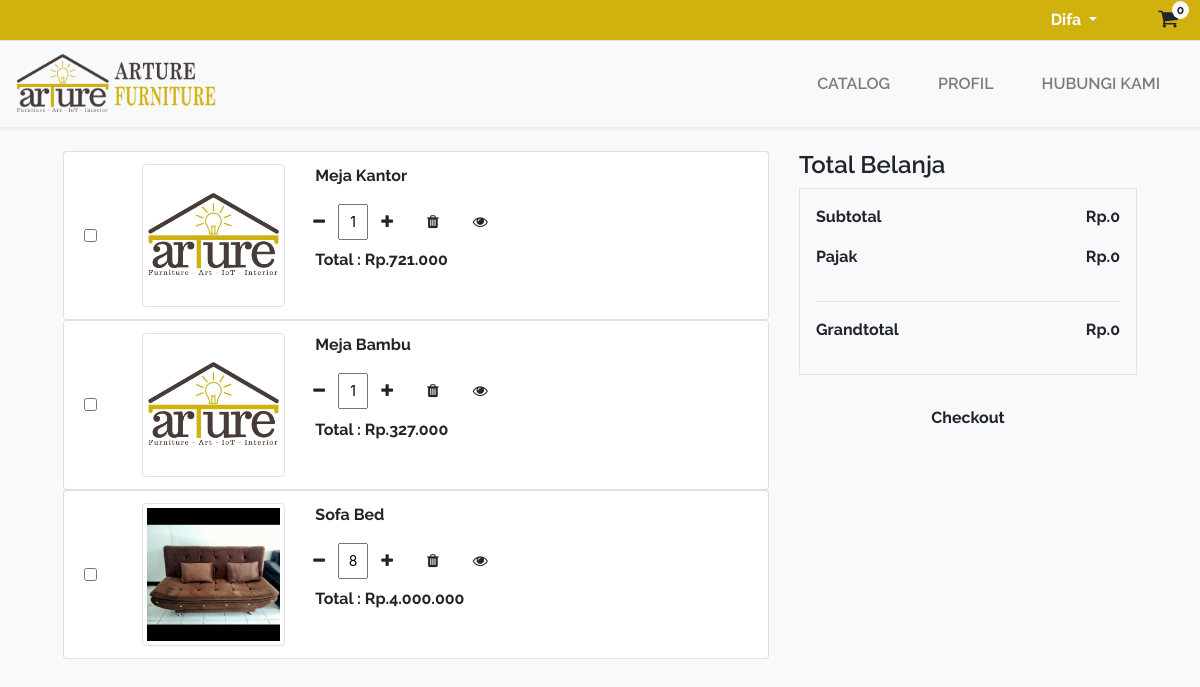
The page /?page=keranjang (signed in) on the database as committed earlier.
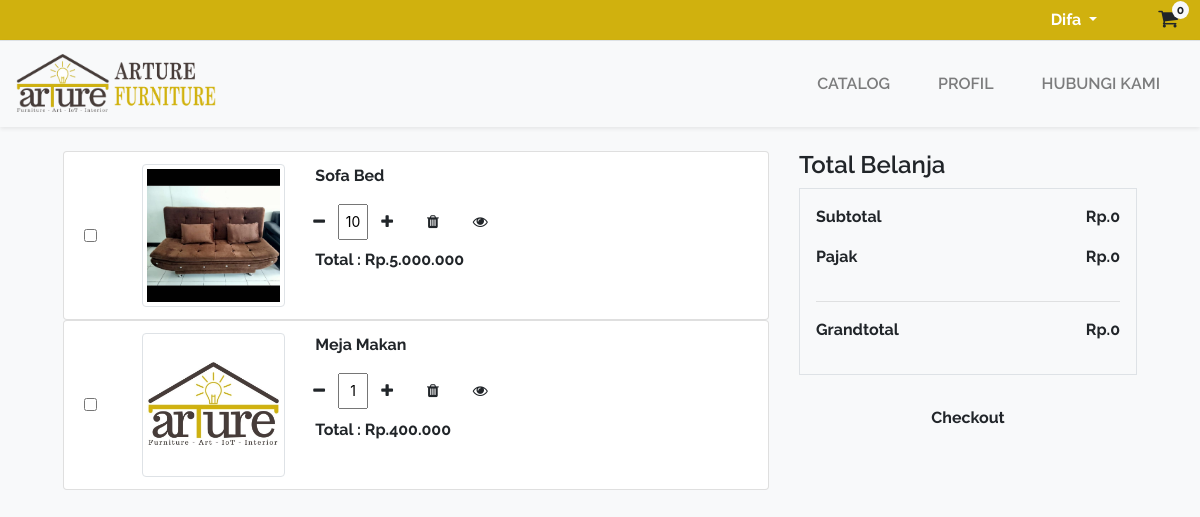
The same page on the database as committed later.
### tables this page shows
CREATE TABLE `keranjang` (
  `id_keranjang` int(11) NOT NULL,
  `id_akun_kostumer` int(11) NOT NULL,
  `id_produk` int(11) NOT NULL,
  `tanggal` datetime NOT NULL,
  `jumlah` smallint(6) NOT NULL
);

CREATE TABLE `produk` (
  `id_produk` int(11) NOT NULL,
  `id_kategori` int(11) NOT NULL,
  `nama_produk` text NOT NULL,
  `harga_produk` text NOT NULL,
  `deskripsi` text NOT NULL,
  `gambar` text DEFAULT 'default.png',
  `tersedia` tinyint(1) NOT NULL DEFAULT 1
);

### app/database.php (called while the page is built, shortened)
<?php
class database
{
    var $hostname = "localhost";
    var $username = "root";
    var $password = "";
    var $db = "arture_furniture";
    function __construct()
    {
        $this->koneksi = mysqli_connect($this->hostname, $this->username, $this->password, $this->db);
    }
    function intToRupiah($angka)
    {
        $hasil_rupiah = "Rp." . number_format($angka, 0, ',', '.');
        return $hasil_rupiah;
    }
    function getDataKeranjangUser($idKlien)
    {
        $query = "SELECT * FROM keranjang INNER JOIN produk ON keranjang.id_produk=produk.id_produk where keranjang.id_akun_kostumer='$idKlien'";
        $dataKeranjang =  mysqli_query($this->koneksi, $query);
        if ($dataKeranjang) {
            if (mysqli_num_rows($dataKeranjang) > 0) {
                return $dataKeranjang;
            } else {
                return false;
            }
        } else {
            return false;
        }
    }
}

### pages/klien/keranjang.php (the view, shortened to what this page needs)
<?php
include $_SERVER['DOCUMENT_ROOT'] . '/pages/parts/navbars/klien-navbar.php';
$dataKeranjang = $db->getDataKeranjangUser($_SESSION['id_akun']);
?>
<form action="/?page=checkout" method="post" id="formKeranjang">
  <div class="row mx-5">
    <div class="col-md-8 mb-3">
      <?php
      if (!$dataKeranjang) {
        echo ("<div class='w-100 h-100 p-5'>
        <div class='mx-auto my-auto text-center'>
        <h2>Keranjang Kamu Kosong Nih!!! <span?><i class='fa fa-frown-o' aria-hidden='true'></i></span></h2>
        <h2>Tambah Keranjang Kamu yuk</h2>
        <a href='/?page=home#catalog' class='btn btn-primary'>Lihat Catalog</a>'
        </div>
      </div>");
      } else {
        while ($row = mysqli_fetch_array($dataKeranjang)) {
      ?>
          <div class="list-group" data-id="<?= $row['id_produk'] ?>">
            <div class="list-group-item">
              <div class="row">
                <div class="col-1 my-auto">
                  <div class="checkbox">
                    <input class="align-items-center" type="checkbox" name="checkedProduk[]" id="" value="<?= $row['id_produk'] ?>">
                  </div>
                </div>
                <div class="col-3">
                  <img class="img-thumbnail" src="/assets/produk/<?= $row['gambar'] ?>" alt="">
                </div>
                <div class="col-8">
                  <div class="row">
                    <div class="col">
                      <p class="font-weight-bold"><?= $row['nama_produk'] ?></p>
                    </div>
                  </div>
                  <div class="row mb-2">
                    <div class="btn border-arture-emas quantity-control" id="minus-quantity" style="font-size: 15px;"><i class=" fa fa-minus" aria-hidden="true"></i></div>
                    <span>
                      <input type="number" name="quantity" id="quantity" class="input text-center border-arture-emas" style="width: 30px;line-height: 30px;font-size:14px;" value="<?= $row['jumlah'] ?>" min="1" max="10">
                    </span>
                    <div class="btn border-arture-emas quantity-control" id="plus-quantity" style="font-size: 15px;"><i class="fa fa-plus" aria-hidden="true"></i></div>
                    <button class="btn border-arture-emas ml-2 hapusBtn" style="font-size: 15px;" title="Hapus dari keranjang"><i class="fa fa-trash" aria-hidden="true"></i></button>
                    <button class="btn border-arture-emas ml-2 viewBtn" style="font-size: 15px;" title="Lihat Produk"><i class="fa fa-eye" aria-hidden="true"></i></button>
                  </div>
                  <div class="row">
                    <div class="col">
                      <p class="font-weight-bold totalHarga">Total : <?= $db->intToRupiah((int)$row['harga_produk'] * (int)$row['jumlah']) ?></p>
                    </div>
                  </div>
                </div>
              </div>
            </div>
          </div>
      <?php
        }
      }
      ?>
    </div>
    <div class="col-md-4 mb-3">
      <h4>Total Belanja</h4>
      <div class="border border-arture-emas p-3">
        <div class="d-flex justify-content-between">
          <p class="font-weight-bold">Subtotal </p>
          <p class="font-weight-bold rupiah" id="subtotal">Rp.0</p>
        </div>
        <div class="d-flex justify-content-between">
          <p class="font-weight-bold">Pajak </p>
          <p class="font-weight-bold rupiah">Rp.0</p>
        </div>
        <hr>
        <div class="d-flex justify-content-between">
          <p class="font-weight-bold">Grandtotal </p>
          <p class="font-weight-bold rupiah" id="grandtotal">Rp.0</p>
        </div>
      </div>
      <button class="btn btn-arture-emas w-100 my-4" id="checkout">
        <p class="font-weight-bold my-auto">Checkout</p>
      </button>
    </div>
  </div>
</form>

### index.php (shortened to what this page needs)
<?php
$db = new database;
$ctr = new controller;
$getPage = "";
$getHakAkses = "";
if (isset($_GET['page'])) {
  $getPage = $_GET['page'];
}
if (isset($_SESSION['id_hak_akses'])) {
  $getHakAkses = $_SESSION['id_hak_akses'];
}
?>
<!DOCTYPE html>
<html lang="en">
<head>
  <link rel="stylesheet" href="/dist/css/bootstrap.css">
  <link rel="stylesheet" href="/dist/font-awesome-4.7.0/css/font-awesome.min.css">
  <link rel="stylesheet" href="/dist/DataTables/datatables.min.css">
  <link rel="stylesheet" href="/dist/css/font-setting.css">
  <?php echo ($ctr->cssImporter($getPage, $getHakAkses)); ?>
</head>
<body class="bg-light">
  <?php
  if (empty($getHakAkses)) {
    if (empty($getPage)) {
      include $_SERVER['DOCUMENT_ROOT'] . '/pages/guest/home.php';
    } elseif ($getPage == "login") {
      include $_SERVER['DOCUMENT_ROOT'] . '/pages/guest/login.php';
    } elseif ($getPage == "daftar") {
      include $_SERVER['DOCUMENT_ROOT'] . '/pages/guest/daftar.php';
    } elseif ($getPage == "produk") {
      if (isset($_GET['produk'])) {
        include $_SERVER['DOCUMENT_ROOT'] . '/pages/guest/produk.php';
      } else {
        header("Location: /");
      }
    } else {
      header("Location: /");
    }
  } elseif ($getHakAkses == "1") {
    if (empty($getPage) || $getPage == "home") {
      include $_SERVER['DOCUMENT_ROOT'] . '/pages/klien/home.php';
    } elseif ($getPage == "produk") {
      include $_SERVER['DOCUMENT_ROOT'] . '/pages/klien/produk.php';
    } elseif ($getPage == "keranjang") {
      include $_SERVER['DOCUMENT_ROOT'] . '/pages/klien/keranjang.php';
    } elseif ($getPage == "profil") {
      include $_SERVER['DOCUMENT_ROOT'] . '/pages/klien/profil.php';
    } elseif ($getPage == "checkout") {
      include $_SERVER['DOCUMENT_ROOT'] . '/pages/klien/checkout.php';
    } elseif ($getPage == "co-gagal") {
      include $_SERVER['DOCUMENT_ROOT'] . '/pages/klien/co-gagal.php';
    } else {
      header("Location: /");
    }
  }
  ?>
</body>
</html>

### app/controller.php (shortened to what this page needs)
<?php
class controller
{
    var $aktorcss = array("guest", "klien", "administrator", "marketing", "produksi", "finance");
    var $halamancss = array(
        array("home", "login", "daftar", "produk"),
        array("home", "produk", "keranjang", "checkout", "co-sukses", "co-gagal"),
        array("dashboard", "tambah-produk", "edit-produk")
    );
    function cssImporter($getParam, $getSession)
    {
        $css = "";
        if (empty($getSession)) {
            $getSession = "guest";
        } else {
            $getSession = $this->kodeHakAksesToStringCSS($getSession);
        }
        for ($i = 0; $i < count($this->aktorcss); $i++) {
            if ($getSession == $this->aktorcss[$i]) {
                for ($j = 0; $j < count($this->halamancss[$i]); $j++) {
                    if ($getParam == $this->halamancss[$i][$j]) {
                        $css = '<link rel="stylesheet" href="/dist/css/pages/' . $this->aktorcss[$i] . '-' . $this->halamancss[$i][$j] . '.css">';
                    }
                }
            }
        }
        return $css;
    }
    function kodeHakAksesToStringCSS($index)
    {
        $index = (int)$index;
        return $this->aktorcss[$index];
    }
}

### pages/parts/navbars/klien-navbar.php (shortened to what this page needs)
<nav id="navbar-atas" class="navbar navbar-expand p-0">
    <ul class="navbar-nav ml-auto link-navbar-atas">
        <li class="nav-item dropdown mr-5">
            <a class="nav-link dropdown-toggle" href="#" id="navbarDropdownMenuLink" role="button" data-toggle="dropdown" aria-expanded="false">
                <?php echo $_SESSION['nama']; ?>
            </a>
        </li>
        <li>
            <a href="/?page=keranjang">
                <button class="btn px-0 pl-1">
                    <i class="fa fa-shopping-cart fa-lg" aria-hidden="true"></i>
                    <span class="badge badge-light cart-notification" id="jmlKeranjang">0</span>
                </button>
            </a>
        </li>
    </ul>
</nav>
<nav id="navbar-bawah" class="navbar navbar-expand-md navbar-light shadow-sm border-top">
    <div class="collapse navbar-collapse justify-content-between" id="navbarToggle">
        <ul class="navbar-nav">
            <a class="navbar-brand d-none d-lg-block" href="/">
                <img class="" src="/assets/material/Arture-header-transparent.png" alt="Arture Furniture" style="width: 200px">
            </a>
        </ul>
        <ul class="navbar-nav ml-auto">
            <li class="nav-item px-3 ml-auto">
                <a class="nav-link smooth-scroll" href="/?page=home#catalog">CATALOG <span class="sr-only">(current)</span></a>
            </li>
            <li class="nav-item px-3 ml-auto">
                <a class="nav-link smooth-scroll" href="#profil">PROFIL</a>
            </li>
            <li class="nav-item px-3 ml-auto">
                <a class="nav-link smooth-scroll" href="#contact">HUBUNGI KAMI</a>
            </li>
        </ul>
    </div>
</nav>

Rows that differ between the two databases and show on the page:
removed keranjang: id_produk.gambar (placeholder picture), id_produk.nama_produk "Meja Kantor", quantity "1", $db->intToRupiah((int)$row['harga_produk'] * (int)$row['jumlah']) "Rp.721.000"
removed keranjang: id_produk.gambar (placeholder picture), id_produk.nama_produk "Meja Bambu", quantity "1", $db->intToRupiah((int)$row['harga_produk'] * (int)$row['jumlah']) "Rp.327.000"
changed keranjang "Sofa Bed": quantity "8" → "10"; $db->intToRupiah((int)$row['harga_produk'] * (int)$row['jumlah']) "Rp.4.000.000" → "Rp.5.000.000"
added keranjang: id_produk.gambar (placeholder picture), id_produk.nama_produk "Meja Makan", quantity "1", $db->intToRupiah((int)$row['harga_produk'] * (int)$row['jumlah']) "Rp.400.000"
